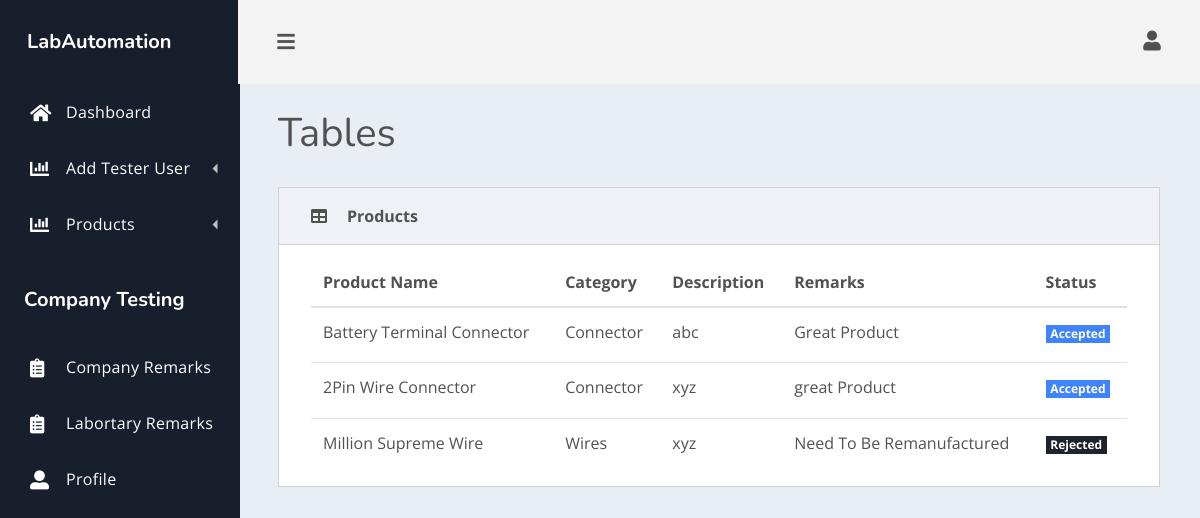
/Adminlayout/labremark.php (signed in), run on the app's committed database.
### tables this page shows
CREATE TABLE `labtesting` (
  `slrId` int(11) NOT NULL,
  `u_id` int(11) NOT NULL,
  `ProductId` int(11) NOT NULL,
  `Remarks` varchar(225) NOT NULL,
  `Result` varchar(225) NOT NULL
);

CREATE TABLE `manufactureproducts` (
  `ProdId` int(11) NOT NULL,
  `Prodname` varchar(225) NOT NULL,
  `Price` decimal(10,2) NOT NULL,
  `description` varchar(225) NOT NULL,
  `category` varchar(50) NOT NULL,
  `Image` varchar(500) NOT NULL,
  `Status` varchar(225) NOT NULL DEFAULT 'pending'
);

### Adminlayout/labremark.php (the view)
<?php include 'header.php'; ?>
<?php include '../confiq/connection.php'; ?>
<?php
    $query = "select p.Prodname, p.category, p.description, l.Remarks, l.Result from manufactureproducts p
    inner join labtesting l on p.ProdId = l.ProductId";
    $res = mysqli_query($con,$query)or die("Incorrect Query!!");
    $rows = mysqli_num_rows($res);
?>
<main class="dash-content">
                <div class="container-fluid">
                    <h1 class="dash-title">Tables</h1>
                    <div class="row">
                        <div class="col-lg-12">
                            <div class="card spur-card">
                                <div class="card-header">
                                    <div class="spur-card-icon">
                                        <i class="fas fa-table"></i>
                                    </div>
                                    <div class="spur-card-title">Products</div>
                                </div>
                                <div class="card-body ">
                                <?php if($rows>0){
                                ?>
                                    <table class="table table-hover table-in-card">
                                        <thead>
                                            <tr>
                                            <th scope="col">Product Name</th>
                                            <th scope="col">Category</th>
                                            <th scope="col">Description</th>
                                            <th scope="col">Remarks</th>
                                            <th scope="col">Status</th>
                                            </tr>
                                        </thead>
                                        <tbody>
                                        <?php
                                        while($data = mysqli_fetch_assoc($res)){ echo '<tr>';
                                        ?>
                                            <tr>
                                                <td><?= @$data['Prodname'] ?></td>
                                                <td><?= @$data['category'] ?></td>
                                                <td><?= @$data['description'] ?></td>
                                                <td><?= @$data['Remarks'] ?></td>
                                                <td>
                                                    <?php
                                                    if(@$data['Result'] == 'Approved')
                                                    {
                                                    echo '<label class="badge badge-primary">Accepted</label>';
                                                }
                                                else{
                                                    echo '<label class="badge badge-dark">Rejected</label>';
                                                }
                                                    ?>
                                                </td>
                                            </tr>
                                            <?php echo '</tr>';}?>
                                        </tbody>
                                    </table>
                                <?php
                                }
                                ?>
                                </div>
                            </div>
                        </div>
                    </div>
                </div>
            </main>
<?php include 'footer.php'; ?>

### Adminlayout/header.php (shortened to what this page needs)
<!DOCTYPE html>
<html lang="en">
<head>
  <link rel="stylesheet" href="https://use.fontawesome.com/releases/v5.4.1/css/all.css">
    <link rel="stylesheet" href="assets/css/spur.css">
</head>
<body>
<div class="dash">
        <div class="dash-nav dash-nav-dark">
            <header>
                <a href="index.php" class="spur-logo"><span>LabAutomation</span></a>
            </header>
            <nav class="dash-nav-list">
                <a href="index.php" class="dash-nav-item">
                    <i class="fas fa-home"></i> Dashboard </a>
                 <div class="dash-nav-dropdown">
                    <a href="#!" class="dash-nav-item dash-nav-dropdown-toggle">
                        <i class="fas fa-chart-bar"></i> Add Tester User </a>
                </div>
                                 <div class="dash-nav-dropdown">
                    <a href="#!" class="dash-nav-item dash-nav-dropdown-toggle">
                        <i class="fas fa-chart-bar"></i>Products </a>
                </div>
                <a href="index.html" class="spur-logo ml-4 mb-4"><span>Company Testing</span></a>
                <a href="companyremark.php" class="dash-nav-item">
                    <i class="fas fa-clipboard-list"></i> Company Remarks </a>
                <a href="labremark.php" class="dash-nav-item">
                    <i class="fas fa-clipboard-list"></i> Labortary Remarks </a>
                    <a href="profile.php" class="dash-nav-item">
                    <i class="fas fa-user-alt"></i> Profile</a>
            </nav>
        </div>
        <div class="dash-app">
            <header class="dash-toolbar">
                <a href="#!" class="menu-toggle">
                    <i class="fas fa-bars"></i>
                </a>
                <div class="tools">
                    <div class="dropdown tools-item">
                        <a href="#" class="" id="dropdownMenu1" data-toggle="dropdown" aria-haspopup="true" aria-expanded="false">
                            <i class="fas fa-user"></i>
                        </a>
                    </div>
                </div>
            </header>

### Adminlayout/footer.php (shortened to what this page needs)
</body>
</html>

### data on the page
labtesting: ProductId.Prodname "Battery Terminal Connector", ProductId.category "Connector", ProductId.description "abc", Remarks "Great Product", Result "Accepted"
labtesting: ProductId.Prodname "2Pin Wire Connector", ProductId.category "Connector", ProductId.description "xyz", Remarks "great Product", Result "Accepted"
labtesting: ProductId.Prodname "Million Supreme Wire", ProductId.category "Wires", ProductId.description "xyz", Remarks "Need To Be Remanufactured", Result "Rejected"
